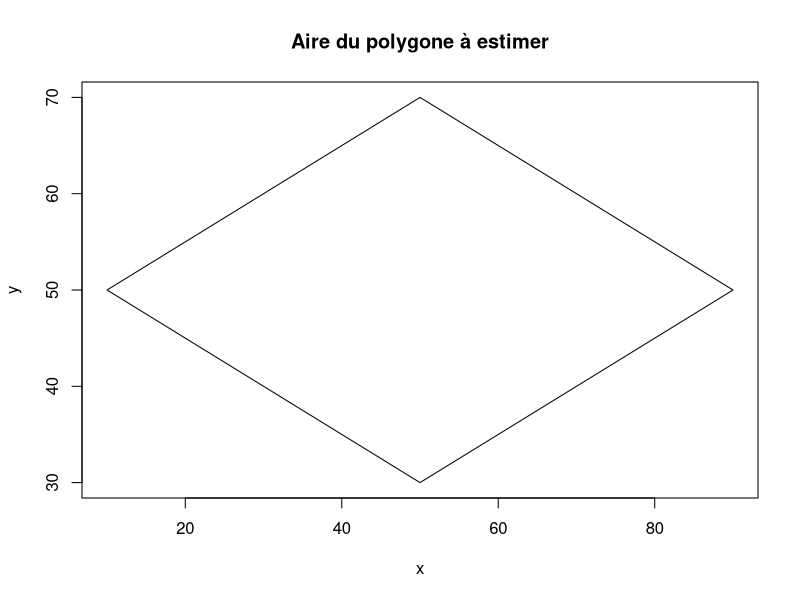

Recreate this plot in R. (Note: this script raises an error after producing the figure.)
## ---- chunk 1
options(htmltools.dir.version = FALSE)
## ---- chunk 2
library(DiagrammeR)
grViz("img-modelisation-model-data.gv")
## ---- chunk 3
grViz("img-modelisation-data-model.gv")
## ---- chunk 4
grViz("img-bayes-inference.gv")
## ---- chunk 5
## Definition d'une fonction très utile
creer_polygone <- function (x,y) {
  matrix(c(x, x[1], y, y[1]), ncol=2,dimnames=list(c(), c("x","y")))
}
losange <- creer_polygone(c(50,10,50,90),c(30,50,70,50))
plot(losange, type='l',xlab = "x", ylab = "y", main = "Aire du polygone à estimer") 
## ---- chunk 6
knitr::include_graphics("./img/mc_losange.jpg")
## ---- chunk 7
knitr::include_graphics("./img/trace_autocorrelation.jpg")
